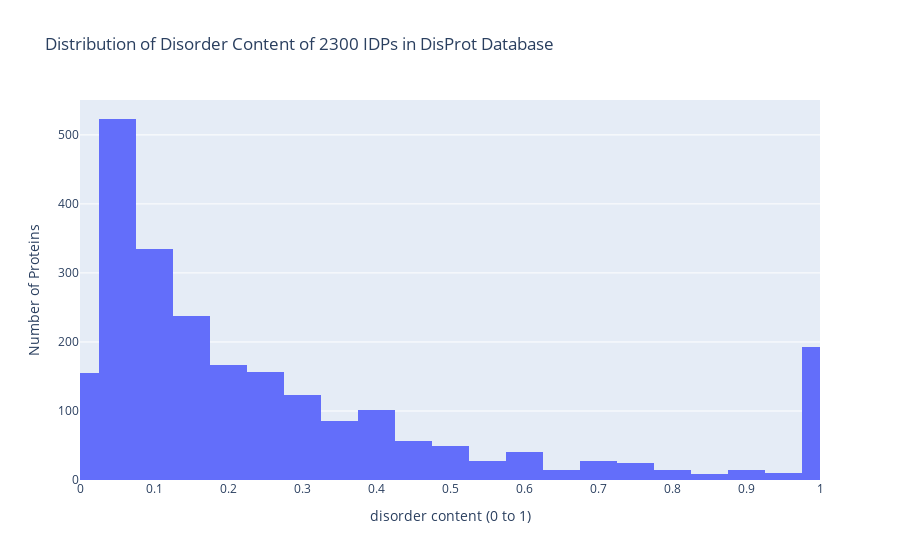

Source (notebook cell):
### Code cell
fig_his = go.Figure(go.Histogram(x= new_df["disorder_content"]))
fig_his.update_layout(xaxis_range=[0,1], xaxis = dict(
        tickmode = 'linear',
        tick0 = 0,
        dtick = 0.1),
        title= "Distribution of Disorder Content of 2300 IDPs in DisProt Database",
        xaxis_title="disorder content (0 to 1)",
        yaxis_title="Number of Proteins")
fig_his.show()

### Figure 1 — Plotly figure (JSON) as saved in the notebook; plotly's stock layout.template omitted (floating-point values rounded to 4 significant figures; data arrays with more than 128 entries replaced by an {"elided": "..."} marker saying what was removed)
{"data": [{"type": "histogram", "x": {"elided": "2366 float values"}}], "layout": {"title": {"text": "Distribution of Disorder Content of 2300 IDPs in DisProt Database"}, "xaxis": {"dtick": 0.1, "range": [0, 1], "tick0": 0, "tickmode": "linear", "title": {"text": "disorder content (0 to 1)"}}, "yaxis": {"title": {"text": "Number of Proteins"}}}}
